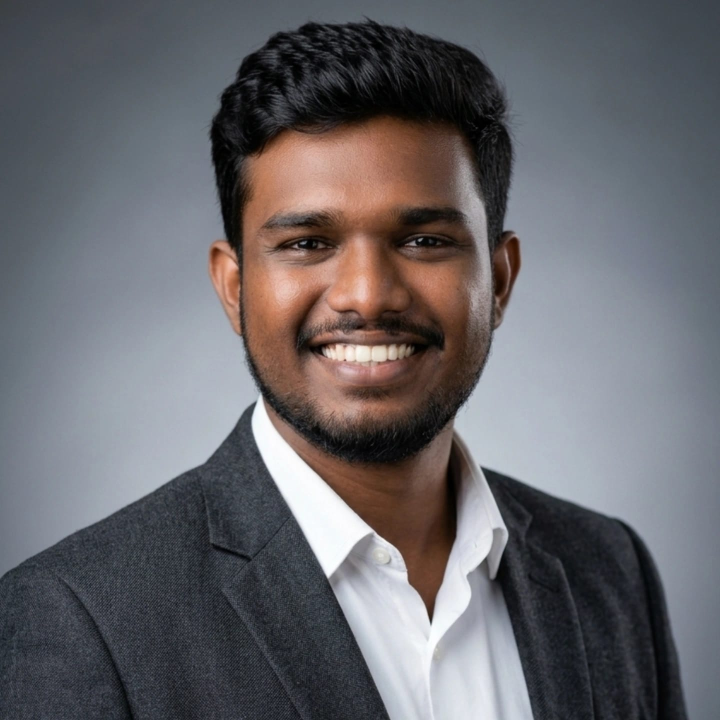
#> input picture assets/1.jpeg, 1440 x 1440 px (shown at 1/2 size)
$ python resize_assets.py
#> lines starting #> are read from the running program, lines starting #| are printed output that depends on the picture
from pathlib import Path
from PIL import Image, ImageOps

base = Path('assets')

for name, max_size in {
    '1.jpeg': 900,
    'ddd.jpeg': 900,
    'web.jpg': 700,
    'iot.jpg': 700,
    'ui.jpg': 700,
}.items():
    src = base / name
    if not src.exists():
        continue

    with Image.open(src) as img:
#> img is the input picture: PIL image 1440x1440 RGB; mean R, G, B 103.9, 102.5, 106.7
        img = ImageOps.exif_transpose(img)
        img.thumbnail((max_size, max_size), Image.Resampling.LANCZOS)
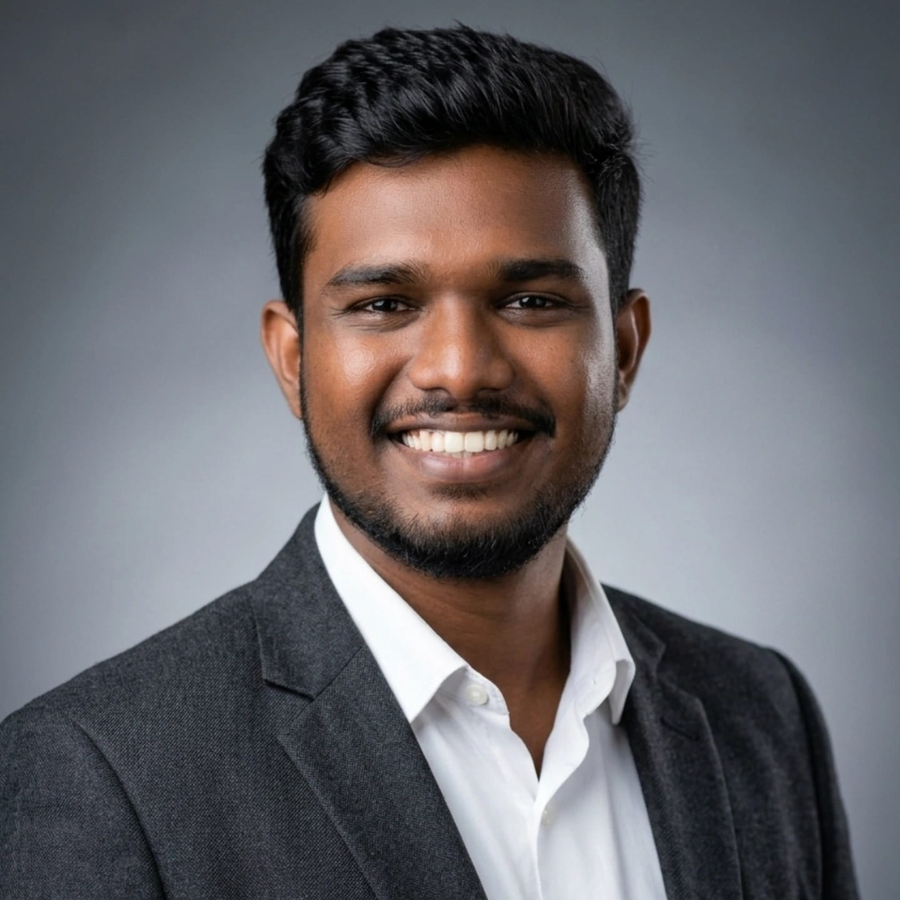
#> img: PIL image 900x900 RGB; mean R, G, B 103.9, 102.5, 106.8
        out = base / f'{src.stem}-mobile{src.suffix}'
        if src.suffix.lower() in {'.jpg', '.jpeg'}:
            img.convert('RGB').save(out, quality=72, optimize=True)
        else:
            img.save(out, quality=72, optimize=True)
        print(f'Created {out}')
